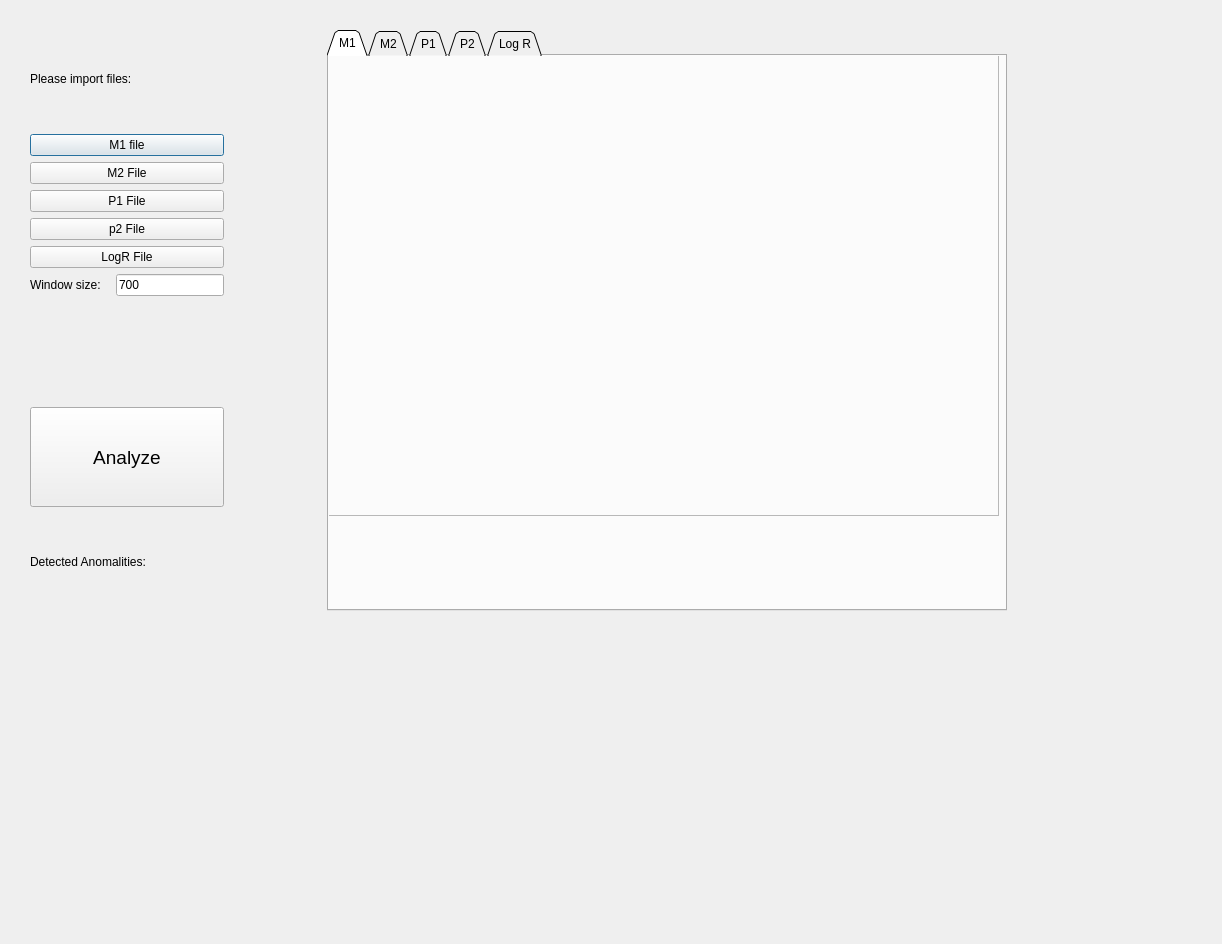
<?xml version="1.0" encoding="UTF-8"?>
<ui version="4.0">
 <class>Dialog</class>
 <widget class="QDialog" name="Dialog">
  <property name="geometry">
   <rect>
    <x>0</x>
    <y>0</y>
    <width>1222</width>
    <height>944</height>
   </rect>
  </property>
  <property name="windowTitle">
   <string>Anomaly Detection V1.0.0</string>
  </property>
  <widget class="QWidget" name="horizontalLayoutWidget_2">
   <property name="geometry">
    <rect>
     <x>30</x>
     <y>30</y>
     <width>977</width>
     <height>581</height>
    </rect>
   </property>
   <layout class="QHBoxLayout" name="main_layout">
    <item>
     <layout class="QVBoxLayout" name="verticalLayout_3">
      <item>
       <layout class="QVBoxLayout" name="verticalLayout">
        <item>
         <widget class="QLabel" name="label">
          <property name="text">
           <string>Please import files:</string>
          </property>
         </widget>
        </item>
        <item>
         <widget class="QPushButton" name="m1_button">
          <property name="text">
           <string>M1 file</string>
          </property>
         </widget>
        </item>
        <item>
         <widget class="QPushButton" name="m2_button">
          <property name="text">
           <string>M2 File</string>
          </property>
         </widget>
        </item>
        <item>
         <widget class="QPushButton" name="p1_button">
          <property name="text">
           <string>P1 File</string>
          </property>
         </widget>
        </item>
        <item>
         <widget class="QPushButton" name="p2_button">
          <property name="text">
           <string>p2 File</string>
          </property>
         </widget>
        </item>
        <item>
         <widget class="QPushButton" name="logr_button">
          <property name="text">
           <string>LogR File</string>
          </property>
         </widget>
        </item>
        <item>
         <layout class="QHBoxLayout" name="horizontalLayout_3">
          <item>
           <widget class="QLabel" name="label_4">
            <property name="minimumSize">
             <size>
              <width>80</width>
              <height>0</height>
             </size>
            </property>
            <property name="maximumSize">
             <size>
              <width>16777215</width>
              <height>50</height>
             </size>
            </property>
            <property name="text">
             <string>Window size:</string>
            </property>
           </widget>
          </item>
          <item>
           <widget class="QLineEdit" name="window_size_edit">
            <property name="text">
             <string>700</string>
            </property>
           </widget>
          </item>
         </layout>
        </item>
        <item>
         <widget class="QLabel" name="label_2">
          <property name="text">
           <string/>
          </property>
         </widget>
        </item>
        <item>
         <widget class="QPushButton" name="analyze_button">
          <property name="minimumSize">
           <size>
            <width>0</width>
            <height>100</height>
           </size>
          </property>
          <property name="font">
           <font>
            <pointsize>14</pointsize>
           </font>
          </property>
          <property name="text">
           <string>Analyze</string>
          </property>
          <property name="default">
           <bool>false</bool>
          </property>
          <property name="flat">
           <bool>false</bool>
          </property>
         </widget>
        </item>
        <item>
         <widget class="QLabel" name="detected_label">
          <property name="text">
           <string>Detected Anomalities:</string>
          </property>
         </widget>
        </item>
       </layout>
      </item>
     </layout>
    </item>
    <item>
     <spacer name="horizontalSpacer">
      <property name="orientation">
       <enum>Qt::Horizontal</enum>
      </property>
      <property name="sizeHint" stdset="0">
       <size>
        <width>40</width>
        <height>20</height>
       </size>
      </property>
     </spacer>
    </item>
    <item>
     <widget class="QTabWidget" name="tab">
      <property name="minimumSize">
       <size>
        <width>680</width>
        <height>400</height>
       </size>
      </property>
      <property name="tabPosition">
       <enum>QTabWidget::North</enum>
      </property>
      <property name="tabShape">
       <enum>QTabWidget::Triangular</enum>
      </property>
      <property name="currentIndex">
       <number>0</number>
      </property>
      <property name="iconSize">
       <size>
        <width>16</width>
        <height>16</height>
       </size>
      </property>
      <widget class="QWidget" name="tab_m1">
       <attribute name="title">
        <string>M1</string>
       </attribute>
       <widget class="QFrame" name="frame_m1">
        <property name="geometry">
         <rect>
          <x>-1</x>
          <y>-1</y>
          <width>671</width>
          <height>461</height>
         </rect>
        </property>
        <property name="frameShape">
         <enum>QFrame::StyledPanel</enum>
        </property>
        <property name="frameShadow">
         <enum>QFrame::Raised</enum>
        </property>
       </widget>
      </widget>
      <widget class="QWidget" name="tab_m2">
       <attribute name="title">
        <string>M2</string>
       </attribute>
       <widget class="QFrame" name="frame_m2">
        <property name="geometry">
         <rect>
          <x>0</x>
          <y>0</y>
          <width>671</width>
          <height>461</height>
         </rect>
        </property>
        <property name="frameShape">
         <enum>QFrame::StyledPanel</enum>
        </property>
        <property name="frameShadow">
         <enum>QFrame::Raised</enum>
        </property>
       </widget>
      </widget>
      <widget class="QWidget" name="tab_p1">
       <attribute name="title">
        <string>P1</string>
       </attribute>
       <widget class="QFrame" name="frame_p1">
        <property name="geometry">
         <rect>
          <x>0</x>
          <y>0</y>
          <width>671</width>
          <height>461</height>
         </rect>
        </property>
        <property name="frameShape">
         <enum>QFrame::StyledPanel</enum>
        </property>
        <property name="frameShadow">
         <enum>QFrame::Raised</enum>
        </property>
       </widget>
      </widget>
      <widget class="QWidget" name="tab_p2">
       <attribute name="title">
        <string>P2</string>
       </attribute>
       <widget class="QFrame" name="frame_p2">
        <property name="geometry">
         <rect>
          <x>0</x>
          <y>0</y>
          <width>671</width>
          <height>461</height>
         </rect>
        </property>
        <property name="frameShape">
         <enum>QFrame::StyledPanel</enum>
        </property>
        <property name="frameShadow">
         <enum>QFrame::Raised</enum>
        </property>
       </widget>
      </widget>
      <widget class="QWidget" name="tab_logr">
       <attribute name="title">
        <string>Log R</string>
       </attribute>
       <widget class="QFrame" name="frame_logr">
        <property name="geometry">
         <rect>
          <x>0</x>
          <y>0</y>
          <width>671</width>
          <height>461</height>
         </rect>
        </property>
        <property name="frameShape">
         <enum>QFrame::StyledPanel</enum>
        </property>
        <property name="frameShadow">
         <enum>QFrame::Raised</enum>
        </property>
       </widget>
      </widget>
     </widget>
    </item>
   </layout>
  </widget>
  <widget class="QLabel" name="output_label">
   <property name="geometry">
    <rect>
     <x>30</x>
     <y>520</y>
     <width>821</width>
     <height>121</height>
    </rect>
   </property>
   <property name="text">
    <string/>
   </property>
  </widget>
 </widget>
 <resources/>
 <connections/>
</ui>
